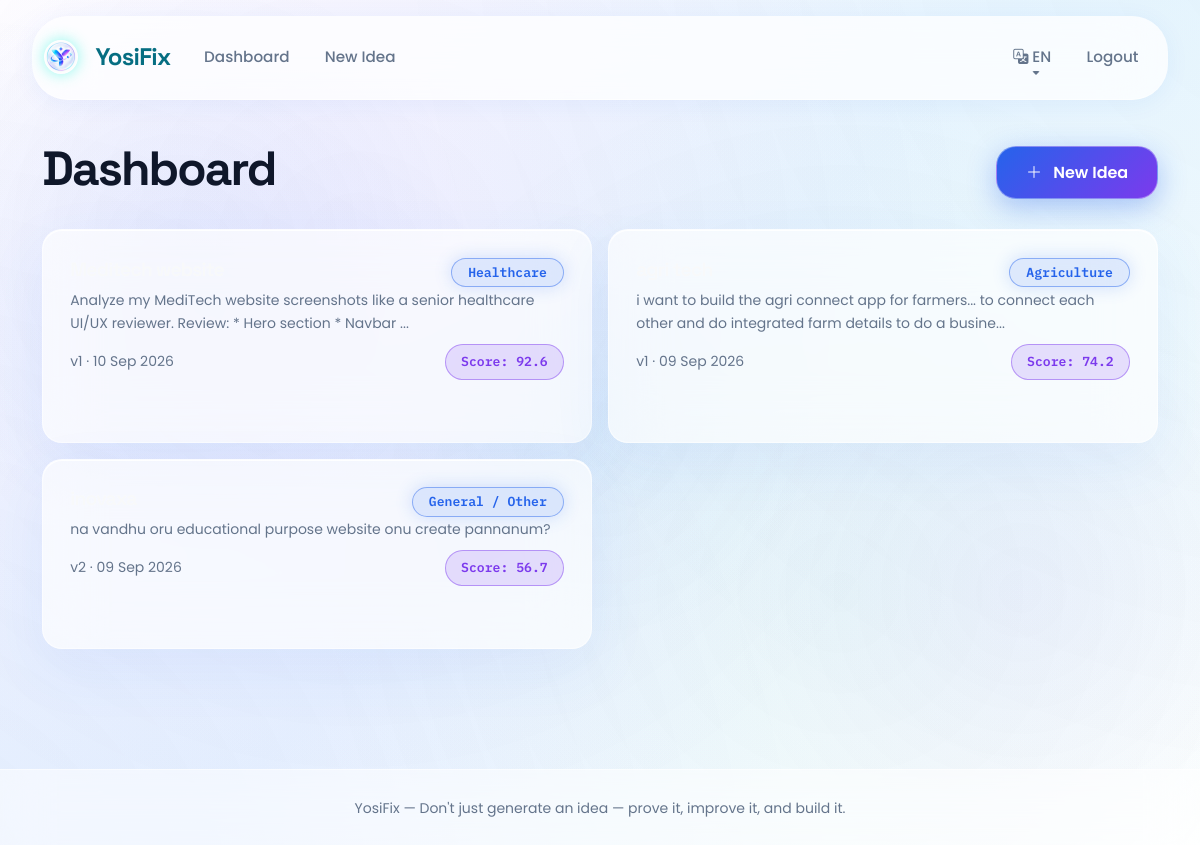
/dashboard (signed in), run on the app's committed database.
### models.py (models this page shows)
class Idea(db.Model):
    __tablename__ = "ideas"
    id = db.Column(db.Integer, primary_key=True)
    user_id = db.Column(db.Integer, db.ForeignKey("users.id"), nullable=False)
    title = db.Column(db.String(200), nullable=False)
    raw_text = db.Column(db.Text, nullable=False)
    language = db.Column(db.String(5), default="en")
    domain = db.Column(db.String(80))
    domain_confidence = db.Column(db.Float, default=0.0)
    innovation_score = db.Column(db.Float, default=0.0)
    current_version = db.Column(db.Integer, default=1)
    created_at = db.Column(db.DateTime, default=utcnow)
    updated_at = db.Column(db.DateTime, default=utcnow, onupdate=utcnow)
    versions = db.relationship("IdeaVersion", backref="idea", lazy=True,
                                cascade="all, delete-orphan", order_by="IdeaVersion.version_num")
    analysis = db.relationship("AnalysisResult", backref="idea", lazy=True,
                                cascade="all, delete-orphan", uselist=False)
    prompts = db.relationship("PromptRecord", backref="idea", lazy=True,
                               cascade="all, delete-orphan")

### routes/main.py (the view)
@bp.route("/dashboard")
@login_required
def dashboard():
    ideas = Idea.query.filter_by(user_id=current_user.id).order_by(Idea.created_at.desc()).all()
    return render_template("dashboard.html", ideas=ideas, lang=current_lang(), t=t)

### app.py (called while the page is built)
def create_app(config_class=Config):
    app = Flask(__name__)
    app.config.from_object(config_class)
    try:
        instance_dir = os.path.join(app.root_path, "instance")
        os.makedirs(instance_dir, exist_ok=True)
    except Exception:
        pass
    db.init_app(app)
    login_manager.init_app(app)
    from models import User
    @login_manager.user_loader
    def load_user(user_id):
        return db.session.get(User, int(user_id))
    from routes.main import bp as main_bp
    from routes.auth import bp as auth_bp
    from routes.idea import bp as idea_bp
    app.register_blueprint(main_bp)
    app.register_blueprint(auth_bp)
    app.register_blueprint(idea_bp)
    @app.context_processor
    def inject_globals():
        return {"app_name": "YosiFix", "lang": session.get("lang", "en"), "t": translate}
    with app.app_context():
        db.create_all()
    return app

### modules/i18n.py (called while the page is built)
def t(key, lang="en"):
    lang = lang if lang in TRANSLATIONS else "en"
    return TRANSLATIONS[lang].get(key, TRANSLATIONS["en"].get(key, key))

### routes/main.py (called while the page is built)
def current_lang():
    return session.get("lang", "en")

### templates/dashboard.html (shortened to what this page needs)
{% extends "base.html" %}
{% block content %}
<div class="d-flex justify-content-between align-items-center mb-4">
  <h2>{{ t('nav_dashboard', lang) }}</h2>
  <a href="{{ url_for('idea.new') }}" class="btn btn-brand"><i class="bi bi-plus-lg"></i> {{ t('nav_new_idea', lang) }}</a>
</div>
{% if not ideas %}
<div class="glass-card text-center py-5">
  <i class="bi bi-lightbulb fs-1 text-warning"></i>
  <p class="mt-3 mb-4">{{ t('empty_dashboard', lang) }}</p>
  <a href="{{ url_for('idea.new') }}" class="btn btn-brand">{{ t('nav_new_idea', lang) }}</a>
</div>
{% else %}
<div class="row g-3">
  {% for idea in ideas %}
  <div class="col-md-6">
    <a href="{{ url_for('idea.result', idea_id=idea.id) }}" class="text-decoration-none">
      <div class="glass-card idea-list-item h-100">
        <div class="d-flex justify-content-between align-items-start">
          <h5 class="text-light mb-2">{{ idea.title }}</h5>
          {% if idea.domain %}<span class="badge badge-domain">{{ idea.domain }}</span>{% endif %}
        </div>
        <p class="text-muted-custom small mb-2">{{ idea.raw_text[:120] }}{% if idea.raw_text|length > 120 %}...{% endif %}</p>
        <div class="d-flex justify-content-between align-items-center">
          <small class="text-muted-custom">v{{ idea.current_version }} &middot; {{ idea.created_at.strftime('%d %b %Y') }}</small>
          {% if idea.innovation_score %}
          <span class="similarity-pill">Score: {{ idea.innovation_score }}</span>
          {% endif %}
        </div>
      </div>
    </a>
  </div>
  {% endfor %}
</div>
{% endif %}
{% endblock %}

### data on the page
Idea: domain "Healthcare", raw_text "Analyze my MediTech website screenshots like a senior healthcare UI/UX reviewer. Review: * Hero section * Navbar", current_version "1", created_at "10 Sep 2026", innovation_score "92.6"
Idea: domain "Agriculture", raw_text "i want to build the agri connect app for farmers... to connect each other and do integrated farm details to do a busine", current_version "1", created_at "09 Sep 2026", innovation_score "74.2"
Idea: domain "General / Other", raw_text "na vandhu oru educational purpose website onu create pannanum?", current_version "2", created_at "09 Sep 2026", innovation_score "56.7"

### other printed values
{{ t('nav_dashboard', lang) }} "Dashboard"
{{ t('nav_new_idea', lang) }} "New Idea"
{{ lang|upper }} "EN"
{{ t('nav_logout', lang) }} "Logout"
{{ t('tagline', lang) }} "Don't just generate an idea — prove it, improve it, and build it."
